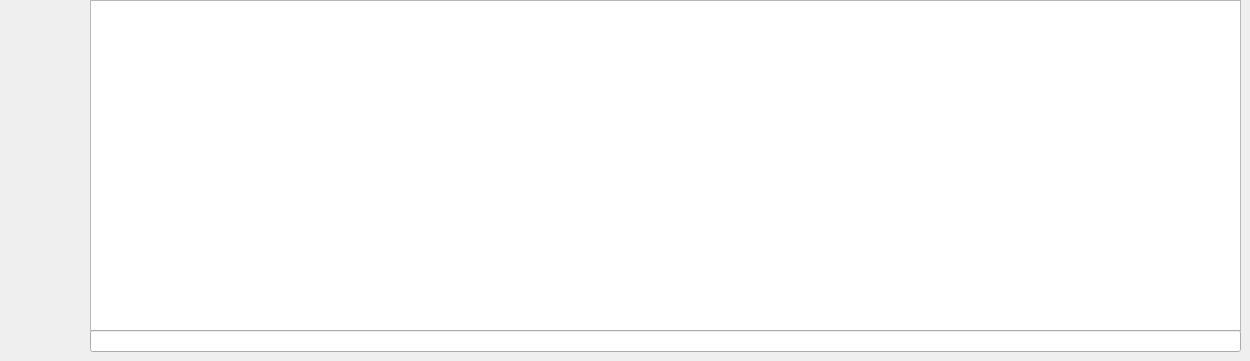
     <widget class="QWidget" name="consoleSettingsTab">
      <property name="accessibleName">
       <string/>
      </property>
      <attribute name="title">
       <string>Console</string>
      </attribute>
      <widget class="QTextEdit" name="textEditConsole">
       <property name="geometry">
        <rect>
         <x>90</x>
         <y>0</y>
         <width>1151</width>
         <height>331</height>
        </rect>
       </property>
      </widget>
      <widget class="QPushButton" name="ButtonZurueck_7">
       <property name="geometry">
        <rect>
         <x>0</x>
         <y>130</y>
         <width>81</width>
         <height>81</height>
        </rect>
       </property>
       <property name="cursor">
        <cursorShape>PointingHandCursor</cursorShape>
       </property>
       <property name="text">
        <string/>
       </property>
       <property name="icon">
        <iconset resource="MainWindowResources.qrc">
         <normaloff>:/Misc/imgs/zurueck.png</normaloff>:/Misc/imgs/zurueck.png</iconset>
       </property>
       <property name="iconSize">
        <size>
         <width>81</width>
         <height>81</height>
        </size>
       </property>
       <property name="flat">
        <bool>true</bool>
       </property>
      </widget>
      <widget class="QLineEdit" name="lineEditCommand">
       <property name="geometry">
        <rect>
         <x>90</x>
         <y>330</y>
         <width>1151</width>
         <height>22</height>
        </rect>
       </property>
      </widget>
     </widget>
